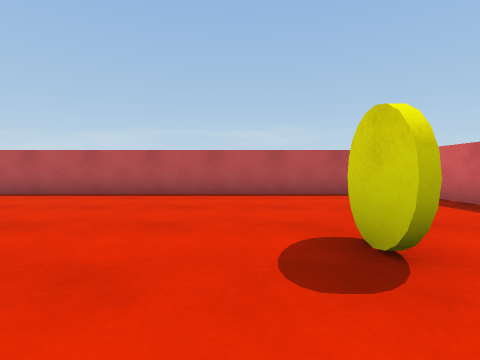
view 1 (above)

22 first-person views from a walk through a 3-D level made in the Unity game engine. The camera is 0.55 m above the floor, tilts 2° down and sees 80° across. The floor is counted in squares, 1 m on a side. Each view is taken from the middle of a square. On the plan, view 1 faces up. The plan holds only what a view shows up to about 9 squares ahead; the rest is blank. The place goes on beyond the plan. The player is left out. Surface patterns are stand-ins for the level's own textures.

view 2
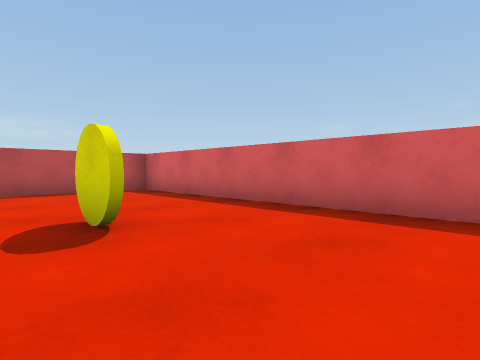

view 3
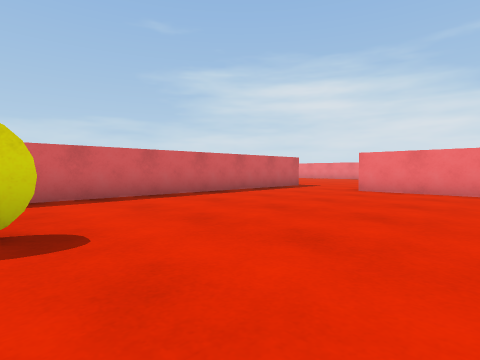

view 4
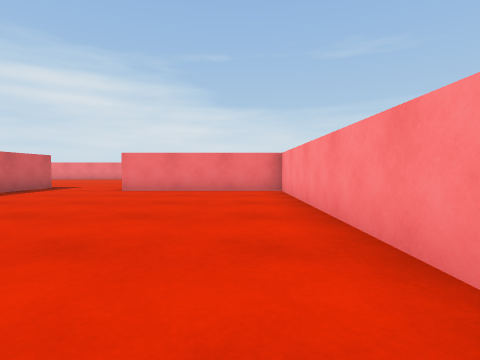

view 5
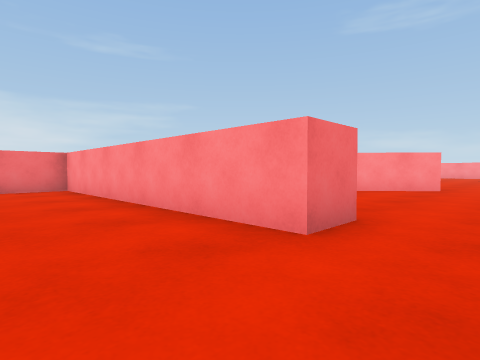

view 6
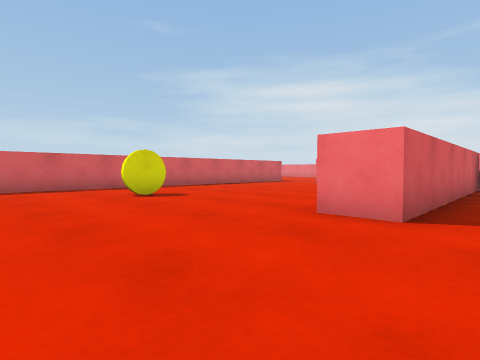

view 7
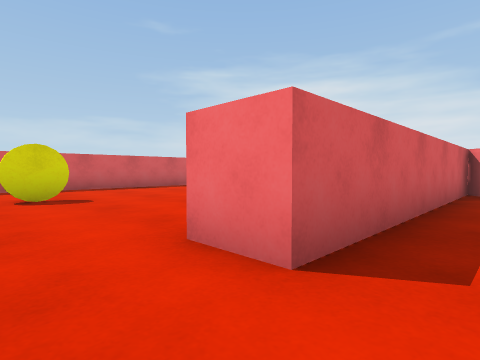

view 8
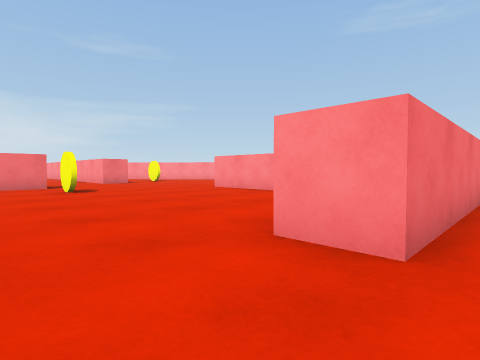

view 9
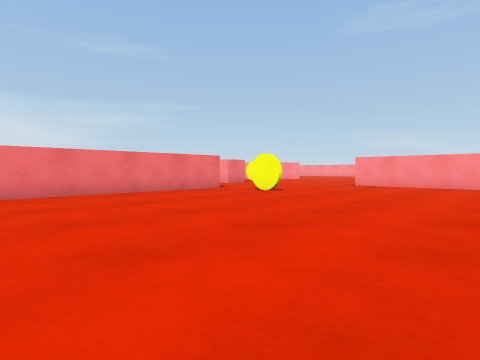

view 10
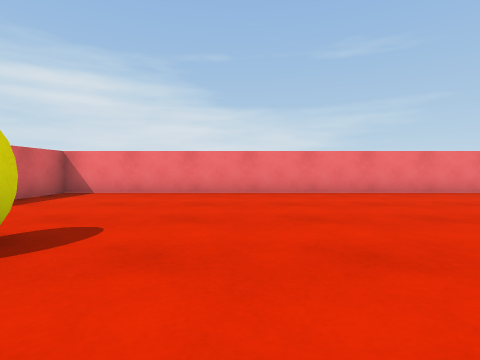

view 11
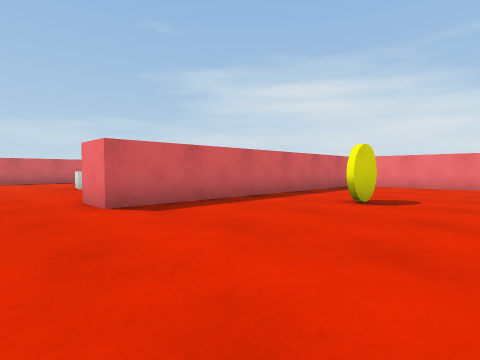

view 12
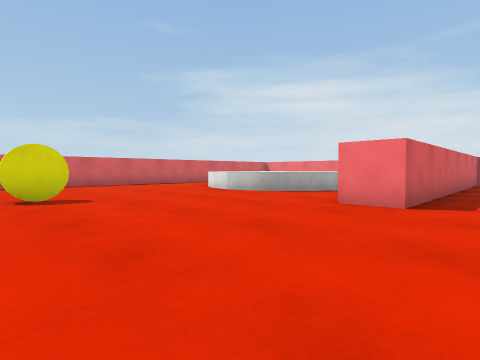

view 13
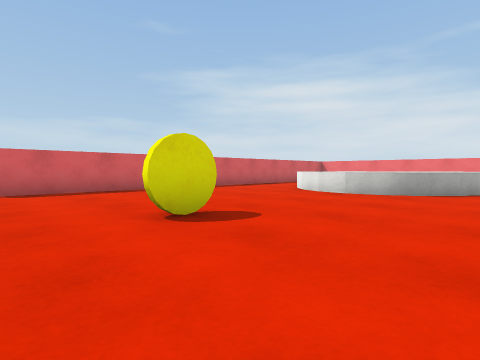

view 14
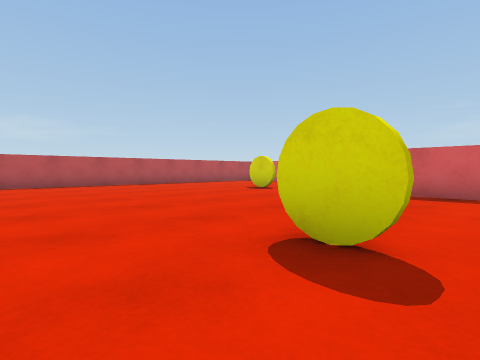

view 15
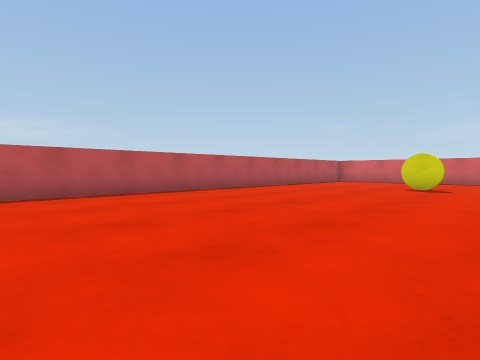

view 16
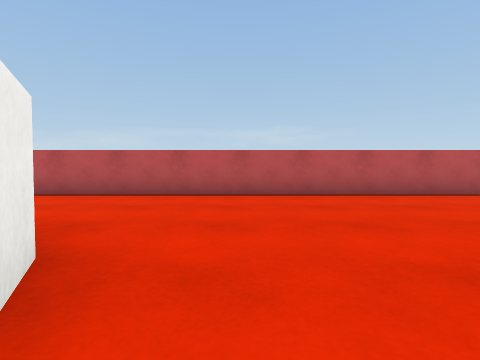

view 17
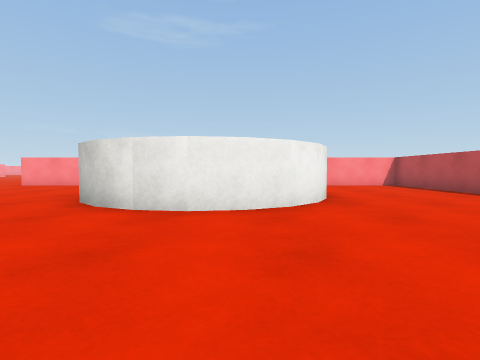

view 18
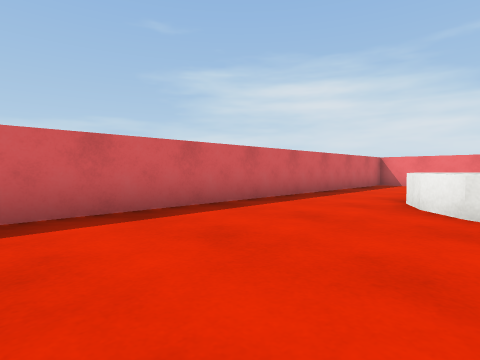

view 19
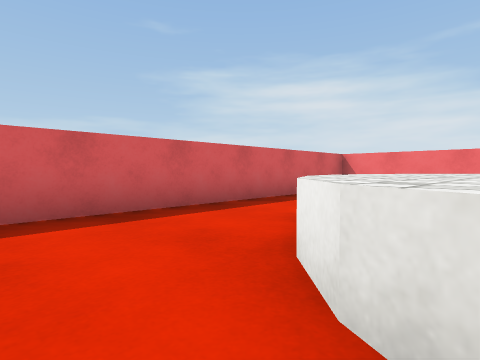

view 20
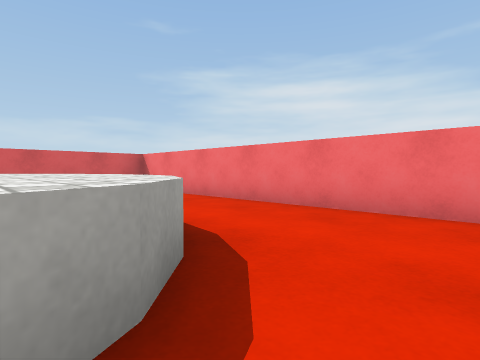

view 21
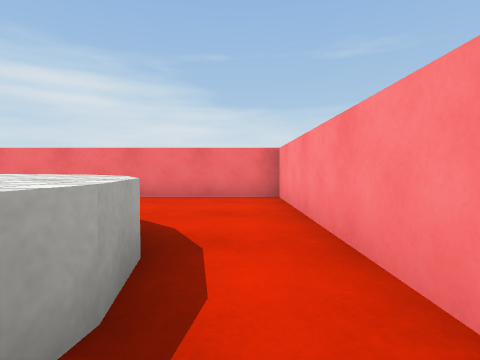

view 22
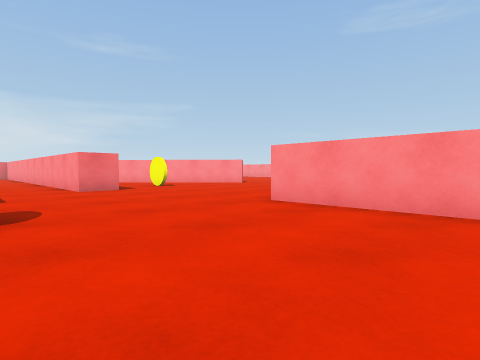

### Floor plan
Key: @ floor where view 1 was taken; # wall or solid block; . floor; ^ raised ledge; Y yellow disc.
Columns run from 5 left of view 1 to 21 right of it. Each row starts with its distance up from view 1.
  7 ########################
  6 .........# .............
  5 .........# ..............
  4 .........# ...............
  3 .........#   ..............
  2 ......Y..#    ##..........Y
  1 .##......#     ##..........
  0 .##..@...#     ##........
 -1 .##......#     #........
 -2 .##......#     ...........#
 -3  ##......#   ........Y....#
 -4  ##......# ...............#
 -5  ##......# ...............#
 -6   #####..# ...............#
 -7      ....   .....#........#
 -8     .............#..^^^...#
 -9   #..............#.^  ^^..#
-10   #...........Y..#.^  ^^..#
-11   #..............#.^^^^^..#
-12   #..............#..^^^ ..#
-13  .....Y..........#....  ..#
-14 .................#......  #
-15 .......####################
-16  .....
-17   .#..
-18    #..
-19    #..
-20    #

Positions as (right, up) in squares from view 1, and headings:
1: (0, 0), facing up
2: (0, -1), facing up-right
3: (-2, 2), facing down-right
4: (-2, 2), facing down
5: (-1, 3), facing down-left
6: (-5, 5), facing down-right
7: (-5, 3), facing down-right
8: (3, -5), facing down-left
9: (7, -8), facing down-left
10: (7, -8), facing down
11: (7, -5), facing down-right
12: (10, -2), facing down-right
13: (13, -1), facing down-right
14: (14, -4), facing up-right
15: (12, 0), facing up-right
16: (12, 0), facing up
17: (15, 1), facing left
18: (17, -4), facing down-right
19: (17, -7), facing down-right
20: (13, -11), facing down-right
21: (13, -9), facing down
22: (1, -9), facing down-left
